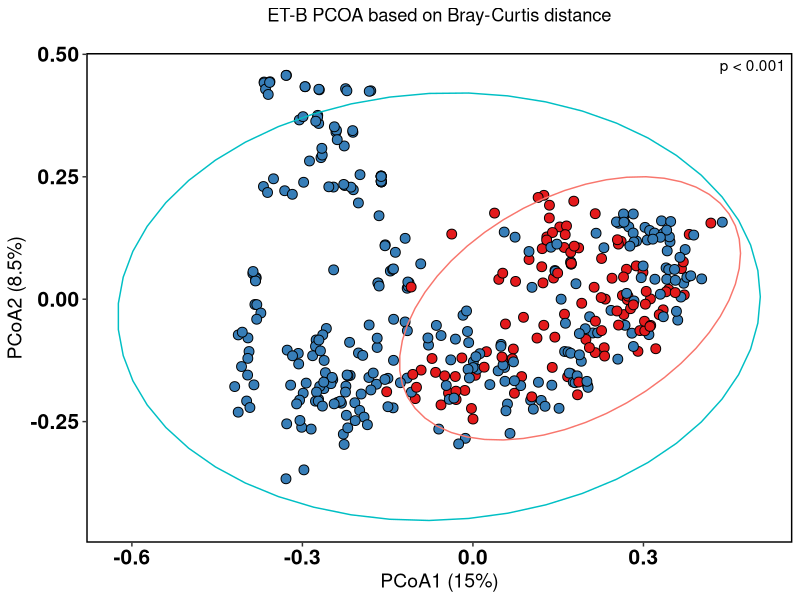
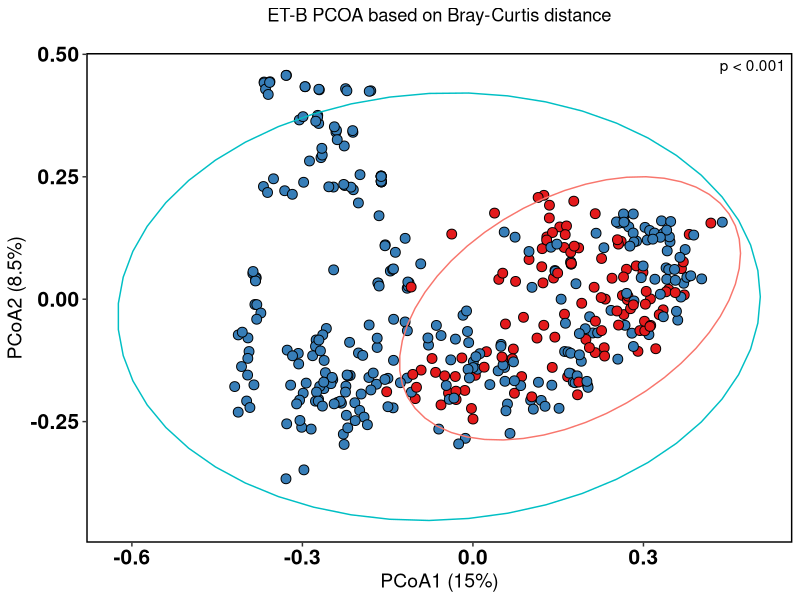

Write the R code that produced these figures, in order.
# Load required libraries
library(vegan)
library(ggplot2)

# Read the data
df <- read.table("data.txt", header=TRUE,row.names = 1, sep="\t")
group<-read.table("group.txt",row.names = 1, sep="\t")
df<-t(df)

# Calculate the Bray-Curtis distance matrix
dist_matrix <- vegdist(df, method="bray")

# Perform PCoA analysis
pcoa_result <- cmdscale(dist_matrix, k=2, eig=TRUE)

# Calculate the proportion of variance explained by each PCoA axis
explained_variance <- pcoa_result$eig / sum(pcoa_result$eig)

# Create a data frame for plotting
plot_df <- data.frame(PC1 = pcoa_result$points[, 1], 
                      PC2 = pcoa_result$points[, 2], 
                      group = as.factor(group$V2))

p<-ggplot(plot_df, aes(x=PC1, y=PC2, color=group, fill=group)) +
  geom_point(size=3, shape=21, color="black") +
  stat_ellipse(aes(fill = group), geom = "polygon", alpha = 0, level=0.95) +  # Add 95% confidence ellipse with transparent fill
  theme_test() +
  scale_fill_brewer(palette ='Set1') + 
  labs(title="",
       x=paste0("PCoA1 (", format(100 * explained_variance[1], digits=2), "%)"),
       y=paste0("PCoA2 (", format(100 * explained_variance[2], digits=2), "%)")) +
  theme(legend.position="bottom") +
  labs(title = "ET-B PCOA based on Bray-Curtis distance
"
  ) +
  annotate("text", x = Inf, y = Inf, label = "p < 0.001", hjust = 1.1, vjust = 1.5) +
  theme(
    panel.border = element_rect(color = "black", size = 1),  # Add a bold border around the plot
    legend.position = "none",  # remove legend
    axis.text = element_text(size = 15, color = "black", face = "bold"),  # Modify the x, y axis scale size and color
    axis.title = element_text(color = "black", size = 14),  # Modify x, y axis title color and font size
    plot.title = element_text(hjust = 0.5)  # center the title
  )

print(p)

# Perform PERMANOVA
permanova_result <- adonis2(dist_matrix ~ group$V2, permutations = 999)
print(permanova_result)

ggsave("ET-B-PCOA.svg", plot = p, width = 5, height = 4)   
